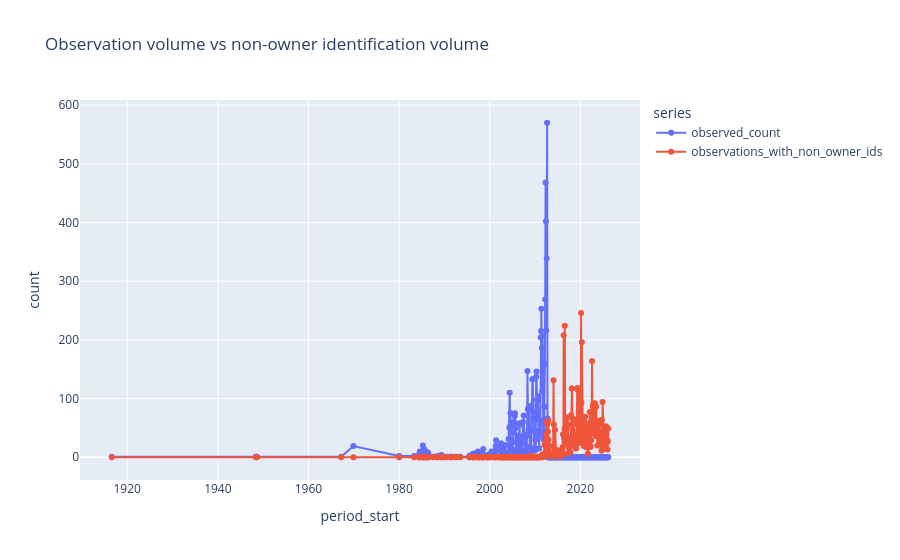

The cell this chart's notebook holds for it:
### Code cell
counts_plot = timeline.melt(
    id_vars='period_start',
    value_vars=['observed_count', 'observations_with_non_owner_ids'],
    var_name='series',
    value_name='count',
)

fig = px.line(
    counts_plot,
    x='period_start',
    y='count',
    color='series',
    markers=True,
    title='Observation volume vs non-owner identification volume',
)
fig.show()

ratio_plot = timeline[['period_start', 'mean_first_non_owner_delay_days', 'pct_with_non_owner_id']].copy()
ratio_plot = ratio_plot.dropna(subset=['mean_first_non_owner_delay_days'])

ratio_fig = px.scatter(
    ratio_plot,
    x='period_start',
    y='mean_first_non_owner_delay_days',
    size='pct_with_non_owner_id',
    markers=True,
    title='Mean latency to first non-owner identification (bubble size = % of monthly observations)',
)
ratio_fig.show()

### Figure 1 — Plotly figure (JSON) as saved in the notebook; plotly's stock layout.template omitted (floating-point values rounded to 4 significant figures; data arrays with more than 128 entries replaced by an {"elided": "..."} marker saying what was removed)
{"data": [{"hovertemplate": "series=observed_count<br>period_start=%{x}<br>count=%{y}<extra></extra>", "legendgroup": "observed_count", "line": {"color": "#636efa", "dash": "solid"}, "marker": {"symbol": "circle"}, "mode": "lines+markers", "name": "observed_count", "orientation": "v", "showlegend": true, "type": "scatter", "x": {"elided": "362 str values"}, "xaxis": "x", "y": {"elided": "362 float values"}, "yaxis": "y"}, {"hovertemplate": "series=observations_with_non_owner_ids<br>period_start=%{x}<br>count=%{y}<extra></extra>", "legendgroup": "observations_with_non_owner_ids", "line": {"color": "#EF553B", "dash": "solid"}, "marker": {"symbol": "circle"}, "mode": "lines+markers", "name": "observations_with_non_owner_ids", "orientation": "v", "showlegend": true, "type": "scatter", "x": {"elided": "362 str values"}, "xaxis": "x", "y": {"elided": "362 float values"}, "yaxis": "y"}], "layout": {"legend": {"title": {"text": "series"}, "tracegroupgap": 0}, "title": {"text": "Observation volume vs non-owner identification volume"}, "xaxis": {"anchor": "y", "domain": [0, 1], "title": {"text": "period_start"}}, "yaxis": {"anchor": "x", "domain": [0, 1], "title": {"text": "count"}}}}
